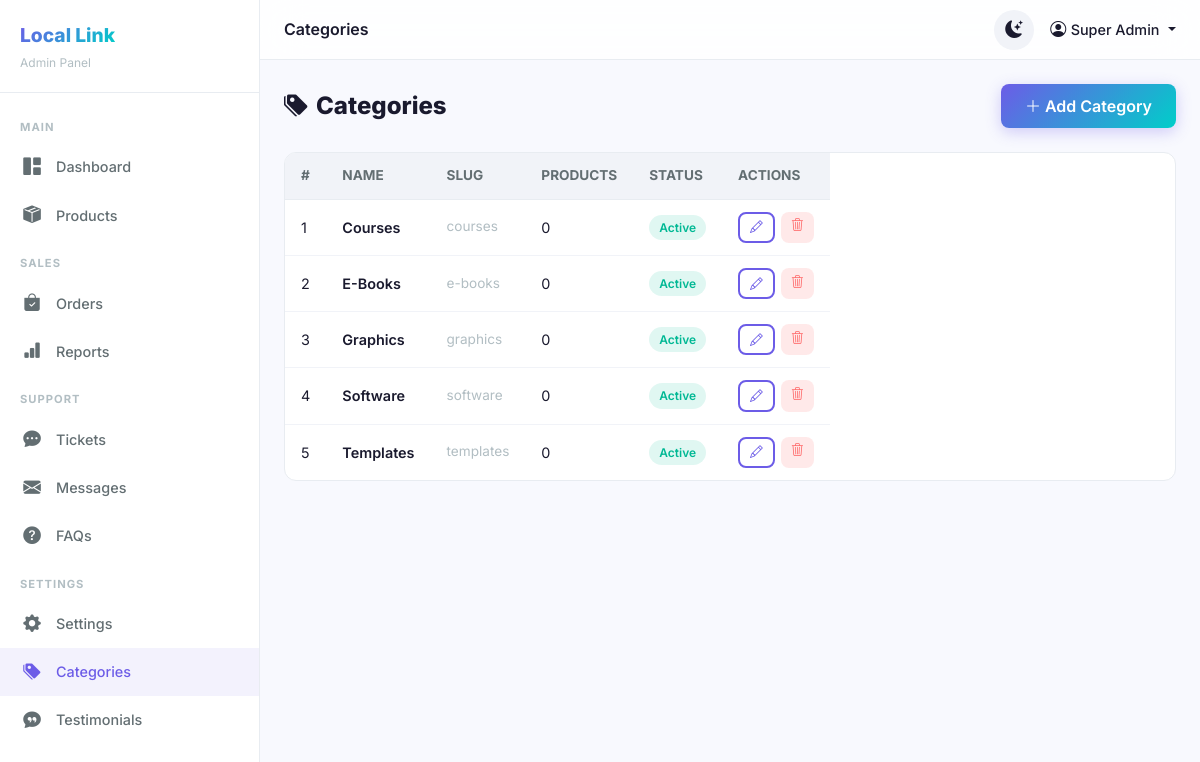
The app's page /admin/categories.php (signed in) with its own data.
### tables this page shows
CREATE TABLE categories (
    id INT AUTO_INCREMENT PRIMARY KEY,
    name VARCHAR(100) NOT NULL,
    slug VARCHAR(120) UNIQUE NOT NULL,
    description TEXT,
    status ENUM('active','inactive') DEFAULT 'active',
    created_at TIMESTAMP DEFAULT CURRENT_TIMESTAMP
);

### admin/categories.php (the view, shortened to what this page needs)
<?php
require_once '../includes/config.php';
$action = $_GET['action'] ?? 'list';
$stmt = $pdo->query("SELECT c.*, (SELECT COUNT(*) FROM products WHERE category_id = c.id) as product_count FROM categories c ORDER BY c.name");
$categories = $stmt->fetchAll();
include 'includes/header.php';
?>
<?php if ($action === 'list'): ?>
<div class="page-header">
    <h4><i class="bi bi-tags-fill me-2"></i>Categories</h4>
    <a href="categories.php?action=create" class="btn btn-primary"><i class="bi bi-plus-lg me-1"></i>Add Category</a>
</div>
<div class="admin-table" style="overflow-x:auto;">
    <table>
        <thead>
            <tr><th>#</th><th>Name</th><th>Slug</th><th>Products</th><th>Status</th><th>Actions</th></tr>
        </thead>
        <tbody>
            <?php foreach ($categories as $i => $c): ?>
            <tr>
                <td><?= $i + 1 ?></td>
                <td style="font-weight:600;"><?= htmlspecialchars($c['name']) ?></td>
                <td style="color:var(--text-muted);font-size:0.85rem;"><?= htmlspecialchars($c['slug']) ?></td>
                <td><?= $c['product_count'] ?></td>
                <td><span class="status-badge status-<?= $c['status'] ?>"><?= ucfirst($c['status']) ?></span></td>
                <td>
                    <div class="table-actions">
                        <a href="categories.php?action=edit&id=<?= $c['id'] ?>" class="btn btn-outline-primary btn-sm"><i class="bi bi-pencil"></i></a>
                        <a href="categories.php?action=delete&id=<?= $c['id'] ?>" class="btn btn-danger-soft btn-sm" onclick="return confirm('Delete?')"><i class="bi bi-trash3"></i></a>
                    </div>
                </td>
            </tr>
            <?php endforeach; ?>
        </tbody>
    </table>
</div>
<?php endif; ?>
<?php include 'includes/footer.php'; ?>

### assets/css/style.css (style rules this page uses)
:root { --primary: #6c5ce7; --primary-light: #a29bfe; --primary-dark: #5a4bd1; --accent: #00cec9; --accent-light: #55efc4; --danger: #ff6b6b; --warning: #feca57; --success: #00b894; --gradient: linear-gradient(135deg, #6c5ce7 0%, #00cec9 100%); --gradient-2: linear-gradient(135deg, #a29bfe 0%, #6c5ce7 100%); --shadow-sm: 0 2px 8px rgba(0,0,0,0.08); --shadow-md: 0 4px 20px rgba(0,0,0,0.12); --shadow-lg: 0 8px 40px rgba(0,0,0,0.16); --radius-sm: 8px; --radius-md: 12px; --radius-lg: 20px; --radius-xl: 28px; --transition: all 0.3s cubic-bezier(0.4, 0, 0.2, 1); --font: 'Inter', -apple-system, BlinkMacSystemFont, sans-serif; }
[data-theme="light"] { --bg: #f8f9fe; --bg-card: #ffffff; --bg-elevated: #ffffff; --bg-input: #f1f3f8; --text: #1a1a2e; --text-secondary: #636e72; --text-muted: #b2bec3; --border: #e8ecf1; --border-light: #f1f3f8; --nav-bg: rgba(255,255,255,0.85); --overlay: rgba(0,0,0,0.5); }
* { margin: 0; padding: 0; box-sizing: border-box; }
body { font-family: var(--font); background: var(--bg); color: var(--text); line-height: 1.6; transition: var(--transition); overflow-x: hidden; padding-bottom: 70px; }
@media (min-width: 768px) { body { padding-bottom: 0; } }
a { text-decoration: none; color: var(--primary); transition: var(--transition); }
.btn-primary { background: var(--gradient) !important; border: none !important; color: #fff !important; font-weight: 600; border-radius: var(--radius-sm) !important; padding: 10px 24px; transition: var(--transition); box-shadow: 0 4px 15px rgba(108,92,231,0.3); }
.btn-outline-primary { border: 2px solid var(--primary) !important; color: var(--primary) !important; font-weight: 600; border-radius: var(--radius-sm) !important; padding: 8px 20px; background: transparent !important; transition: var(--transition); }
.btn-danger-soft { background: rgba(255,107,107,0.15) !important; color: var(--danger) !important; border: none !important; font-weight: 600; border-radius: var(--radius-sm) !important; }
.admin-table { background: var(--bg-card); border: 1px solid var(--border); border-radius: var(--radius-md); overflow: hidden; }
.admin-table table { margin: 0; color: var(--text); }
.admin-table thead th { background: var(--bg-input); border-bottom: 1px solid var(--border); font-weight: 700; font-size: 0.85rem; text-transform: uppercase; color: var(--text-secondary); padding: 12px 16px; }
.admin-table tbody td { padding: 12px 16px; border-bottom: 1px solid var(--border-light); vertical-align: middle; font-size: 0.9rem; }
.admin-table tbody tr:last-child td { border-bottom: none; }

### admin/assets/css/admin.css (style rules this page uses)
.admin-content .page-header { display: flex; justify-content: space-between; align-items: center; margin-bottom: 24px; flex-wrap: wrap; gap: 12px; }
.admin-content .page-header h4 { font-weight: 800; margin: 0; }
.status-badge { display: inline-block; padding: 3px 10px; border-radius: 50px; font-size: 0.75rem; font-weight: 600; }
.status-active { background: rgba(0,184,148,0.12); color: var(--success); }
.table-actions { display: flex; gap: 6px; }
.table-actions .btn { padding: 4px 10px; font-size: 0.8rem; }

### records on screen
categories: name "Courses", slug "courses", product_count "0", status "Active"
categories: name "E-Books", slug "e-books", product_count "0", status "Active"
categories: name "Graphics", slug "graphics", product_count "0", status "Active"
categories: name "Software", slug "software", product_count "0", status "Active"
categories: name "Templates", slug "templates", product_count "0", status "Active"

### other values on screen
$pageTitle "Categories"
$adminName "Super Admin"
